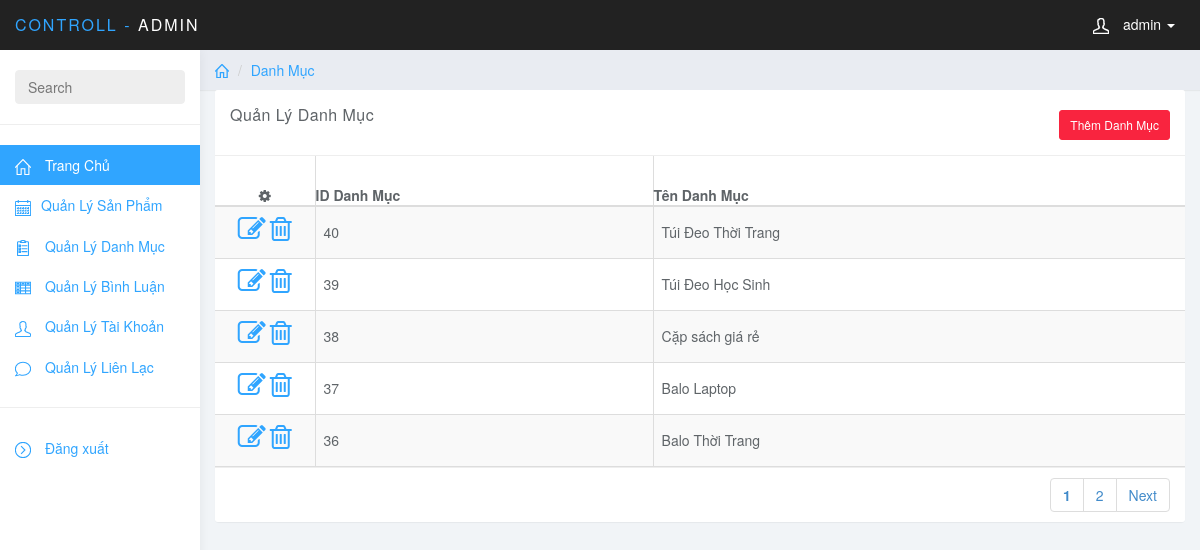
Page /admincp/index.php?content=categories (signed in) on the committed database.
### tables this page shows
CREATE TABLE `danhmuc` (
  `id_danh_muc` int(10) NOT NULL,
  `ten_danh_muc` varchar(50) NOT NULL
);

### admincp/include/categories.php (the view, shortened to what this page needs)
<?php
if(isset($_GET['page'])){
	$page=$_GET['page'];
}else{
	$page=1;
}
$max_result=5;
$index_result=$page*$max_result-$max_result;
$sql="select * from danhmuc ORDER BY id_danh_muc DESC limit $index_result,$max_result";
$query=mysql_query($sql);
?>
<div class="row">
	<ol class="breadcrumb">
		<li><a href="index.php"><svg class="glyph stroked home"><use xlink:href="#stroked-home"></use></svg></a></li>
		<li><a href="index.php?content=categories">Danh Mục</a></li>
	</ol>
</div>
<div class="panel panel-default panel-table">
	<form method="post" >
		<div class="panel-heading">
			<div class="row">
				<div class="col col-xs-6">
					<h3 class="panel-title">Quản Lý Danh Mục</h3>
				</div>
				<div class="col col-xs-6 text-right">
					<button type="submit" class="btn btn-sm btn-danger btn-create"><a href="index.php?content=addcategories" style="color:#fff;text-decoration: none;" title="">Thêm Danh Mục</a></button>
				</div>
			</div>
		</div>
		<div class="panel-body">
			<table class="table table-striped table-bordered  table-responsive table-hover">
				<thead>
					<tr>
						<th><em class="fa fa-cog"></em></th>
						<th>ID Danh Mục</th>
						<th>Tên Danh Mục</th>
					</tr>
				</thead>
				<tbody>
					<?php
					while ($row=mysql_fetch_array($query)) {
						?>
						<tr>
							<td align="center">
							<a href="index.php?content=editcategories&id=<?php echo $row['id_danh_muc']?>" title="Sửa danh mục"><i class="fa fa-pencil-square-o fa-2x" aria-hidden="true"></i></a>
								<a href="include/deletecategories.php?id=<?php echo  $row[0];?>"  onclick="return confirm('Bạn có chắc chắn muốn xóa?')" title="Xóa danh mục"><em class="fa fa-trash-o fa-2x"></em></a>
							</td>
							<td><?php echo $row['id_danh_muc'] ?></td>
							<td><?php echo $row['ten_danh_muc'] ?></td>
						</tr>
						<?php
					}
					?>
				</tbody>
			</table>
		</div>
		<div class="panel-footer">
			<div class="row">
				<div class="col col-xs-4">
				</div>
				<div class="col col-xs-8">
					<?php
					$truyVan="SELECT * from danhmuc";
					$thucthi=mysql_query($truyVan);
					$total_row= mysql_num_rows($thucthi);
					$total_page=ceil($total_row/$max_result);
					$list_page='';
					?>
					<ul class="pagination hidden-xs pull-right">
						<?php
						for ($i=1; $i <=$total_page ; $i++) {
							if($page==$i){
								$list_page.="<li><a href=".$_SERVER["PHP_SELF"]."?content=categories&page=$i><b>$i</b></a></li>";
							}else{
								$list_page .="<li><a href=".$_SERVER["PHP_SELF"]."?content=categories&page=$i>".$i."</a></li>";
							}
						}
						$next=$page+1;
						if($page<$total_page)
						{
							$list_page.="<li><a href=".$_SERVER["PHP_SELF"]."?content=categories&page=$next>Next</a></li>";
						}
						echo $list_page;
						?>
					</ul>
				</div>
			</div>
			</div
			?>
		</form>
	</div>

### admincp/css/styles.css (style rules this page uses)
body { background: #f1f4f7; padding-top: 50px; color: #5f6468; }
a, a:hover, a:focus { color: #30a5ff; }
h1, h2, h3, h4, h5, h6 { color: #5f6468; }
h3, h4 { font-weight: 300; }
.btn-danger, .btn-danger:hover, .btn-danger:focus, .btn-danger:active, .btn-danger.active, .open > .dropdown-toggle.btn-danger, .btn-danger.disabled, .btn-danger[disabled], fieldset[disabled] .btn-danger, .btn-danger.disabled:hover, .btn-danger[disabled]:hover, fieldset[disabled] .btn-danger:hover, .btn-danger.disabled:focus, .btn-danger[disabled]:focus, fieldset[disabled] .btn-danger:focus, .btn-danger.disabled:active, .btn-danger[disabled]:active, fieldset[disabled] .btn-danger:active, .btn-danger.disabled.active, .btn-danger[disabled].active, fieldset[disabled] .btn-danger.active { background-color: #f9243f; border-color: #f9243f; }
.panel { border: 0; }
.panel-heading { font-size: 18px; font-weight: 300; letter-spacing: 0.025em; height: 66px; line-height: 45px; }
.panel-default .panel-heading { background: #fff; border-bottom: 1px solid #eee; color: #5f6468; }
.panel-footer { background: #fff; border-top: 1px solid #eee; }
.breadcrumb { border-radius: 0; padding: 10px 15px; background: #e9ecf2; box-shadow: 0 1px 1px rgba(0, 0, 0, .05); margin: 0 ; }
.table { background: #fff; }
.table>thead>tr>th { border-bottom: 1px solid #e6e7e8; vertical-align: middle; height: 50px; }
.breadcrumb .glyph { height: 14px; width: 14px; margin: -2px 0 0 0; stroke-width: 4px; }

### admincp/css/table.css (style rules this page uses)
.panel-table .panel-body { padding:0; }
.panel-table .panel-body .table-bordered { border-style: none; margin:0; }
.panel-table .panel-body .table-bordered > thead > tr > th:first-of-type { text-align:center; width: 100px; }
.panel-table .panel-body .table-bordered > thead > tr > th:last-of-type, .panel-table .panel-body .table-bordered > tbody > tr > td:last-of-type { border-right: 0px; }
.panel-table .panel-body .table-bordered > thead > tr > th:first-of-type, .panel-table .panel-body .table-bordered > tbody > tr > td:first-of-type { border-left: 0px; }
.panel-table .panel-body .table-bordered > tbody > tr:first-of-type > td { border-bottom: 0px; }
.panel-table .panel-body .table-bordered > thead > tr:first-of-type > th { border-top: 0px; }
.panel-table .panel-footer .pagination { margin:0; }
.panel-table .panel-footer .col { line-height: 34px; height: 34px; }
.panel-table .panel-heading .col h3 { line-height: 30px; height: 30px; }
.panel-table .panel-body .table-bordered > tbody > tr > td { line-height: 34px; }

### rows in the picture
danhmuc: id_danh_muc "40", ten_danh_muc "Túi Đeo Thời Trang"
danhmuc: id_danh_muc "39", ten_danh_muc "Túi Đeo Học Sinh"
danhmuc: id_danh_muc "38", ten_danh_muc "Cặp sách giá rẻ"
danhmuc: id_danh_muc "37", ten_danh_muc "Balo Laptop"
danhmuc: id_danh_muc "36", ten_danh_muc "Balo Thời Trang"

### other values in the picture
$_SESSION['taikhoan'] "admin"
